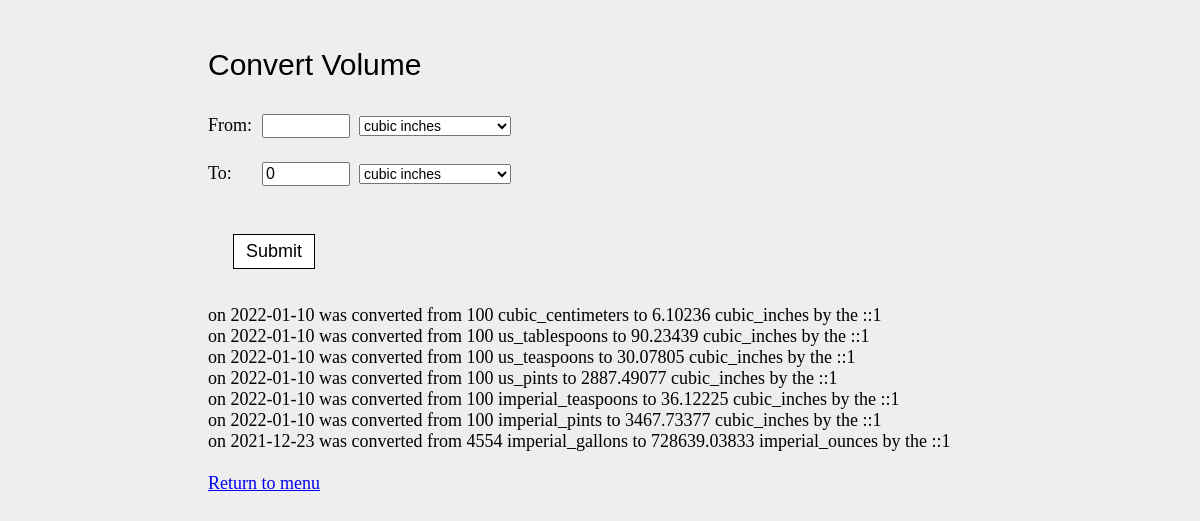
/volume.php, run on the app's committed database.
### tables this page shows
CREATE TABLE `volume` (
  `id` int(11) NOT NULL,
  `girilen` varchar(500) NOT NULL,
  `nerden` varchar(500) NOT NULL,
  `sonuc` varchar(500) NOT NULL,
  `nereye` varchar(500) NOT NULL,
  `ip_adresi` varchar(500) NOT NULL,
  `tarih` date NOT NULL
);

### includes/functions.php (called while the page is built, shortened)
<?php
function optionize($string) {
  return str_replace(' ', '_', strtolower($string));
}
function float_to_string($float, $precision=5) {
  $float = (float) $float;
  $string = number_format($float, $precision, '.', '');
  $string = rtrim($string, '0');
  $string = rtrim($string, '.');
  return $string;
}
?>

### volume.php (the view, shortened to what this page needs)
<?php
include("includes/ayarlar.php");
require_once('includes/functions.php');
$from_value = '';
$from_unit = '';
$to_unit = '';
$to_value = '';
$volume_options = array(
  'cubic inches',
  'cubic feet',
  'Imperial gallons',
  'Imperial quarts',
  'Imperial pints',
  'Imperial cups',
  'Imperial ounces',
  'Imperial tablespoons',
  'Imperial teaspoons',
  'US gallons',
  'US quarts',
  'US pints',
  'US cups',
  'US ounces',
  'US tablespoons',
  'US teaspoons',
  'cubic centimeters',
  'cubic meters',
  'liters',
  'milliliters'
);
?>
<!DOCTYPE html>
<html>
<head>
  <link href="styles.css" rel="stylesheet" type="text/css">
</head>
<body>
  <div id="main-content">
    <h1>Convert Volume</h1>
    <form action="" method="post">
      <div class="entry">
        <label>From:</label>&nbsp;
        <input type="text" name="from_value" value="<?php echo $from_value; ?>" />&nbsp;
        <select name="from_unit">
          <?php
          foreach ($volume_options as $unit) {
            $opt = optionize($unit);
            echo "<option value=\"{$opt}\"";
            if ($from_unit == $opt) {
              echo " selected";
            }
            echo ">{$unit}</option>";
          }
          ?>
        </select>
      </div>
      <div class="entry">
        <label>To:</label>&nbsp;
        <input type="text" name="to_value" value="<?php echo float_to_string($to_value); ?>" />&nbsp;
        <select name="to_unit">
          <?php
          foreach ($volume_options as $unit) {
            $opt = optionize($unit);
            echo "<option value=\"{$opt}\"";
            if ($to_unit == $opt) {
              echo " selected";
            }
            echo ">{$unit}</option>";
          }
          ?>
        </select>
      </div>
      <input type="submit" name="submit" value="Submit" />
    </form>
    <?php
    $cevaplar = $db->prepare("SELECT * FROM volume GROUP BY id DESC");
    $cevaplar->execute();
    $rows = $cevaplar->fetchAll(PDO::FETCH_ASSOC);
    foreach ($rows as $key => $row) {
      echo "on " . $row["tarih"] . " " . "was converted from " . $row["girilen"] . " " . $row["nerden"] . " " . "to " . $row["sonuc"] . " " . $row["nereye"] . " " . "by the " . $row["ip_adresi"] . "<br />";
    }
    ?>
    <br />
    <a href="index.php">Return to menu</a>
  </div>
</body>
</html>

### Styles.css (style rules this page uses)
html { height: 100%; width: 100%; margin: 0; padding: 0; }
body { height: 100%; width: 100%; padding: 0; background: #EEE; font: 18px Georgia, Times, "Times New Roman", Serif; }
#main-content { width: 800px; margin: 0 auto; padding: 20px 0; }
h1 { font: 30px Arial, "Helvetica Neue", Helvetica, Sans-Serif; }
form label { display: inline-block; width: 45px; }
form input[type="text"] { width: 80px; font-size: 16px; line-height: 16px; }
form select { margin: 1em 0; font-size: 14px; }
form input[type="submit"] { font-size: 1em; text-decoration: none; color: black; display: block; background: white; margin: 2em 0 2em 25px; padding: 6px 12px; border: 1px solid black; }

### data on the page
volume: tarih "2022-01-10", girilen "100", nerden "cubic_centimeters", sonuc "6.10236", nereye "cubic_inches", ip_adresi "::1"
volume: tarih "2022-01-10", girilen "100", nerden "us_tablespoons", sonuc "90.23439", nereye "cubic_inches", ip_adresi "::1"
volume: tarih "2022-01-10", girilen "100", nerden "us_teaspoons", sonuc "30.07805", nereye "cubic_inches", ip_adresi "::1"
volume: tarih "2022-01-10", girilen "100", nerden "us_pints", sonuc "2887.49077", nereye "cubic_inches", ip_adresi "::1"
volume: tarih "2022-01-10", girilen "100", nerden "imperial_teaspoons", sonuc "36.12225", nereye "cubic_inches", ip_adresi "::1"
volume: tarih "2022-01-10", girilen "100", nerden "imperial_pints", sonuc "3467.73377", nereye "cubic_inches", ip_adresi "::1"
volume: tarih "2021-12-23", girilen "4554", nerden "imperial_gallons", sonuc "728639.03833", nereye "imperial_ounces", ip_adresi "::1"

### other printed values
form field from_unit "cubic inches"
form field to_unit "cubic inches"
